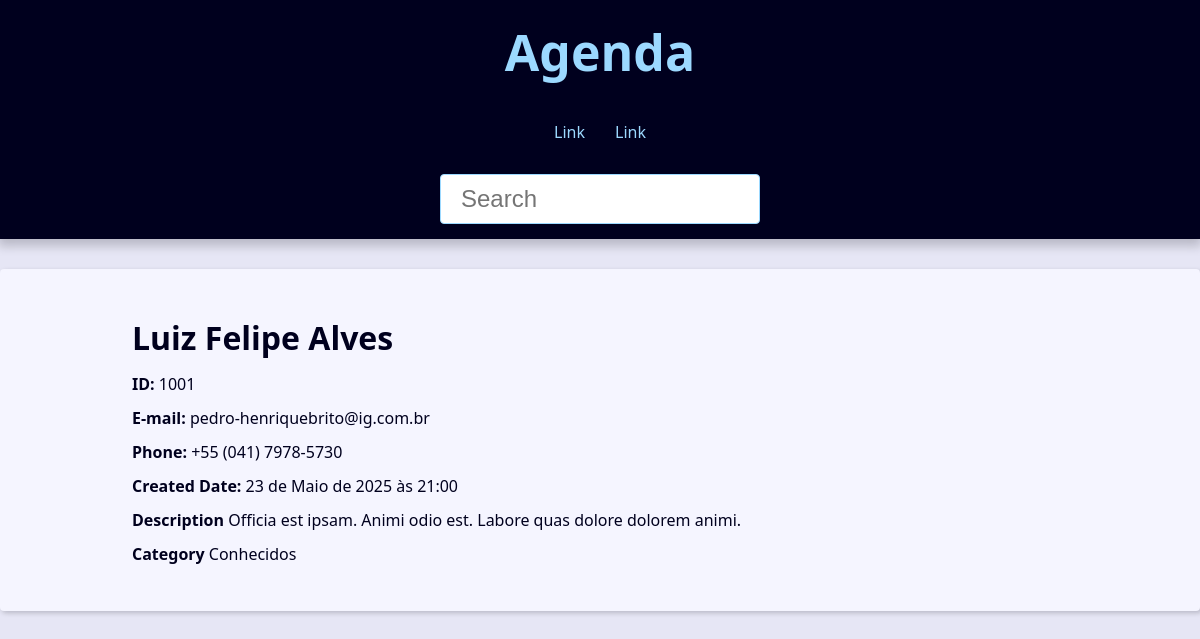
The app's page /1001/ with its own data.
### contact/models.py (models this page shows, shortened)
class Contact(models.Model):
    first_name = models.CharField(max_length=50)
    last_name = models.CharField(max_length=50)
    phone = models.CharField(max_length=50)
    email = models.EmailField(max_length=254)#blank=True se eu quiser que não seja obrigatório
    created_date = models.DateTimeField(default=timezone.now)
    description = models.TextField(blank=True)
    show = models.BooleanField(default=True)
    picture = models.ImageField(blank=True, upload_to='pictures/%Y/%m')
    category = models.ForeignKey(Category, on_delete=models.SET_NULL, blank=True, null=True)
    owner = models.ForeignKey(User, on_delete=models.SET_NULL, blank=True, null=True)

class Category(models.Model):
    class Meta:
        verbose_name = 'Category'
        verbose_name_plural = 'Categories'
    name = models.CharField(max_length=50)

### contact/views/contact_views.py (the view)
# urls.py: path('<int:contact_id>/', views.contact, name='contact'),
def contact(request, contact_id):
    single_contact = get_object_or_404(Contact, pk=contact_id)
    site_title = f'{single_contact.first_name} {single_contact.last_name}'
    context = {
        'contact': single_contact,
        'site_title': site_title
    }
    return render(
        request,
        'contact/contact.html',
        context
    )

### contact/templates/contact/contact.html
{% extends 'global/base.html' %}
{% block content %}
    <div class="single-contact">
        <h1 class="single-contact-name">
        {{contact.first_name}} {{contact.last_name}}
        </h1>
        <p><b>ID:</b> {{contact.id}}</p>
        <p><b>E-mail:</b> {{contact.email}}</p>
        <p><b>Phone:</b> {{contact.phone}}</p>
        <p><b>Created Date:</b> {{contact.created_date}}</p>
        <p><b>Description</b> {{contact.description}}</p>
        <p><b>Category</b> {{contact.category.name}}</p>
    </div>
{% endblock content %}

### base_static/global/css/style.css (style rules this page uses)
:root { --spacing: 1.5rem; --link-dark-color: rgb(0, 83, 134); --link-light-color: rgb(156, 217, 255); --clr-white: rgb(245, 245, 255); --clr-black: rgb(0, 0, 30); --clr-light-gray: rgb(230, 230, 245); --clr-dark-shadow-5: rgba(0, 0, 10, 5%); --clr-dark-shadow-10: rgba(0, 0, 10, 10%); --clr-dark-shadow-20: rgba(0, 0, 10, 20%); --clr-light-shadow-5: rgba(200, 200, 255, 5%); --clr-light-shadow-10: rgba(200, 200, 255, 10%); --clr-light-shadow-20: rgba(200, 200, 255, 20%); --main-page-width: 120rem; --table-min-width: 60rem; --biggest-font-size: 5rem; --bigger-font-size: 4rem; --big-font-size: 3.2rem; --medium-font-size: 2.4rem; --small-font-size: 1.6rem; --smaller-font-size: 1.4rem; --smallest-font-size: 1.2rem; --transition-fast: 300ms; --transition-medium: 600ms; --transition-slow: 1s; --default-border-radius: 4px; }
*, *::before, *::after { margin: 0; padding: 0; box-sizing: border-box; }
html { font-size: 62.5%; }
body { font-family: system-ui, -apple-system, BlinkMacSystemFont, 'Segoe UI', Roboto, Oxygen, Ubuntu, Cantarell, 'Open Sans', 'Helvetica Neue', sans-serif; line-height: 1.5; font-size: var(--small-font-size); color: var(--clr-black); -webkit-font-smoothing: antialiased; background: var(--clr-light-gray); }
@media (min-width: 600px) { .single-contact { max-width: 80%; margin: calc(var(--spacing) * 2) auto; } }
.single-contact h1 { margin: 1rem 0; }
.single-contact p { margin: 1rem 0; }

### records on screen
Contact: first_name "Luiz", last_name "Felipe Alves", id "1001", email "pedro-henriquebrito@ig.com.br", phone "+55 (041) 7978-5730", created_date "23 de Maio de 2025 às 21:00", description "Officia est ipsam. Animi odio est. Labore quas dolore dolorem animi.", category.name "Conhecidos"
